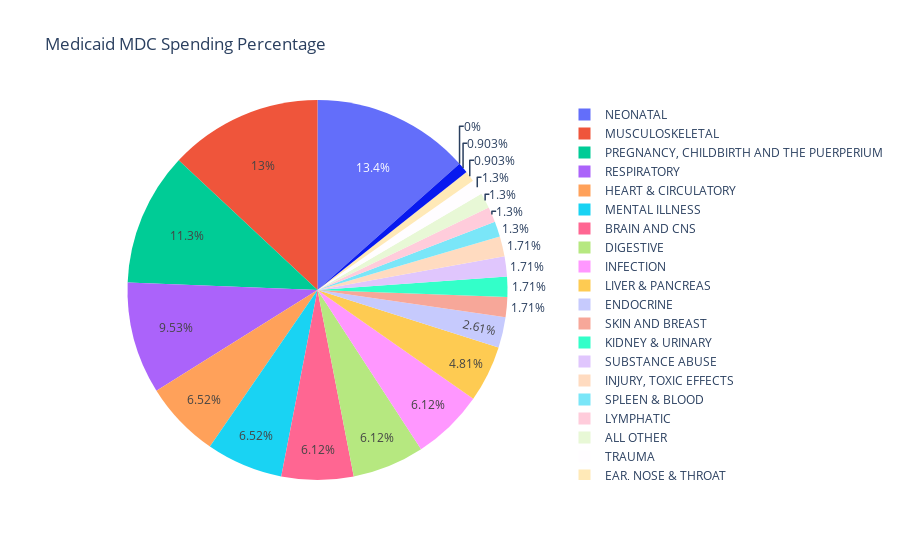

Write notebook code for a chart like this one.
### Code cell
caid_pie=pd.DataFrame(inpatient.loc[inpatient['caid_percent']!= 0])
fig = go.Figure(data=[go.Pie(labels=com_pie['MDC_CAT_NAME'], values=com_pie['caid_percent'])])
fig.update_layout(
    title_text="Medicaid MDC Spending Percentage")
fig.show()
#plotly.offline.plot(fig, filename='Medicaid MDC Spending Percentage.html')

### Figure 1 — Plotly figure (JSON) as saved in the notebook; plotly's stock layout.template omitted (floating-point values rounded to 4 significant figures)
{"data": [{"labels": ["BRAIN AND CNS", "EAR, NOSE & THROAT", "RESPIRATORY", "HEART & CIRCULATORY", "DIGESTIVE", "LIVER & PANCREAS", "MUSCULOSKELETAL", "SKIN AND BREAST", "ENDOCRINE", "KIDNEY & URINARY", "MALE REPRODUCTIVE", "FEMALE REPRODUCTIVE", "PREGNANCY, CHILDBIRTH AND THE PUERPERIUM", "NEONATAL", "SPLEEN & BLOOD", "LYMPHATIC", "INFECTION", "MENTAL ILLNESS", "SUBSTANCE ABUSE", "INJURY, TOXIC EFFECTS", "ALL OTHER", "TRAUMA"], "type": "pie", "values": [0.061, 0.009, 0.095, 0.065, 0.061, 0.048, 0.13, 0.017, 0.026, 0.017, 0, 0.009, 0.113, 0.134, 0.013, 0.013, 0.061, 0.065, 0.017, 0.017, 0.013, 0.013]}], "layout": {"title": {"text": "Medicaid MDC Spending Percentage"}}}
